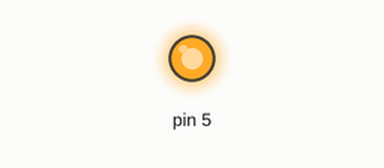
Simulated run of this sketch. Board: Arduino Uno, built with avr-gcc and run on an emulated ATmega328P. Parts: output pins drawn as LEDs (lit = HIGH). What the sketch prints to the serial monitor is not drawn.

Above: at 0.1 s.
At 1.1 s:
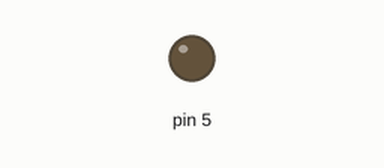
Timing chart, 0 to 2.6 s (numbered marks = the images above):
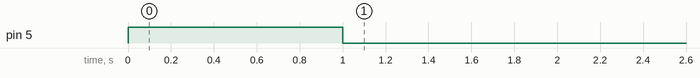

The sketch:

Programme_CapteurTEMP.ino
```cpp
//Librairie qui permet de communiquer avec le shield boucle 4-20 Ma
#include <currentLoop.h>
#define CHANNEL CHANNEL4  //definition du Channel qu'on souhaite écouter


void setup()
{
  //Inits the Serial for viewing data in the serial monitor.
  Serial.begin(9600);

  //Switch ON the 24V DC-DC converter
  sensorBoard.ON();

  delay(100);
  Serial.println("Arduino 4-20mA board switched ON...");  //inform the user
}

float conversion (float current)
{
  if(current >= 4 && current <= 20)
  {
    float Temp = 0;
 Temp = 100*((current-4)/16);  //formule de conversion
return Temp;
}

else {return(200);}
}

int Get_temp ()
{
if (sensorBoard.isConnected(CHANNEL))
{
   float current = sensorBoard.readCurrent(CHANNEL);
   return (conversion (current));
   //Serial.println(conversion (current));
}
else
{
  Serial.println("the sensor board is not connected ...");
}
}

void Test_conversion()
{
  int Test = 0;
float courant1 = 20;
if(conversion(courant1) == 100)
  {
    Serial.println("TEST[SUCESS]");
    Test ++;
    Serial.println("Test 1/3");
  }
  else
  {
    Serial.println("TEST[FAILURE] Expected :100 °C");
  }
  float courant2 = 4;
if(conversion(courant2) == 0)
{
    Serial.println("TEST[SUCESS]");
    Test ++;
    Serial.println("Test 2/3");
  }
  else{
    Serial.println("TEST[FAILURE] Expected :0 °C");
  }
  float courant3 = 50;
if(conversion(courant3) == 200)
{
    Serial.println("TEST[SUCESS]");
    Test ++;
    Serial.println("Test 3/3");
  }
  else
  {
    Serial.println("TEST[FAILURE] Must be :200 -> Error ");
  }
  if(Test == 3)
  {
    Serial.println("Tout les test ont été reussi");
    exit;
  }
}
void loop()
{
 //Get_temp();
 //delay(100);
 Test_conversion();
 delay(100000);
}
```

currentLoop.h
```cpp
// (licence header left out)
#ifndef currentLoop_h
#define currentLoop_h

/***********************************************************************
 * Includes
 ***********************************************************************/
#include <inttypes.h>

/***********************************************************************
* Configuration Selection
************************************************************************/
#define CHANNEL1 0
#define CHANNEL2 1
#define CHANNEL3 4
#define CHANNEL4 5


/***********************************************************************
 * Class
 **********************************************************************/
class currentLoop{

	public:

		//! The constructor of the class
		currentLoop();

		//! Powers ON the 4-20mA 24V Supply
		void ON(void);

		//! Powers OFF the 4-20mA 24V Supply
		void OFF(void);

		//! Get the sensor value in integer format
		int		readChannel(uint8_t channel);

		//! Get the sensor value as a voltage in Volts
		float	readVoltage(uint8_t channel);

		//! Get the sensor value as a current in mA
		float	readCurrent(uint8_t channel);

		//! Get the sensor value as a current in mA and introduce
		//! a correction offSet factor
		float	readCurrent(uint8_t channel ,float offSet);

		//! It checks if the current loop is well connected
		uint8_t	isConnected(uint8_t channel);


};

extern currentLoop sensorBoard;

#endif
```
